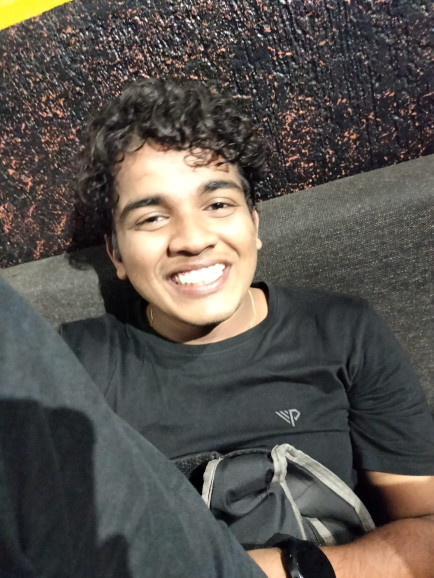
#> input picture aa55650a-e3c0-4ea2-8a16-3bc48cf83291.jpeg, 867 x 1156 px (shown at 1/2 size)
$ jupyter execute 'image processing.ipynb'
#> lines starting #> are read from the running program, lines starting #| are printed output that depends on the picture
[cell 1]
import numpy as np
import cv2
import matplotlib.pyplot as plt

[cell 2]
#pip install opencv-python

[cell 3]
image =cv2.imread("aa55650a-e3c0-4ea2-8a16-3bc48cf83291.jpeg")
#> image is the input picture: shape (1156, 867, 3); mean B, G, R 78.1, 83, 87.4

[cell 4]
plt.imshow(image)

[cell 5]
image.shape
#> Out = (1156, 867, 3)

[cell 6]
image_gray=cv2.cvtColor(image,cv2.COLOR_BGR2GRAY)
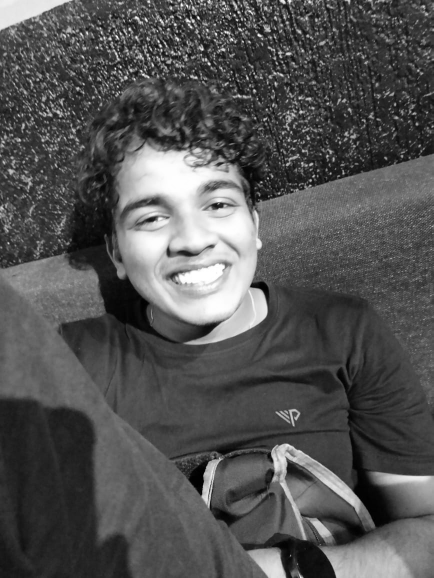
#> image_gray: shape (1156, 867) (shown at 1/2 size); min 0, max 255, mean 83.7

[cell 7]
plt.imshow(image_gray)

[cell 8]
image_gray.shape
#> Out = (1156, 867)

[cell 9]
plt.imshow(image[:,:,0])
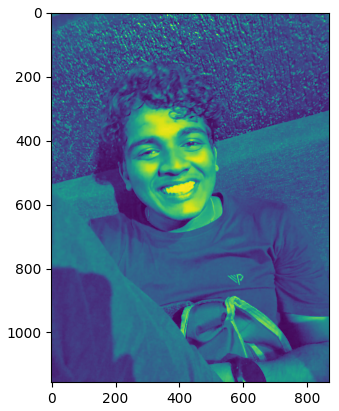
#> figure drawn by matplotlib, 1 panel

[cell 10]
blue_img=np.zeros(image.shape)

[cell 11]
blue_img[:,:,0] = image[:,:,0]
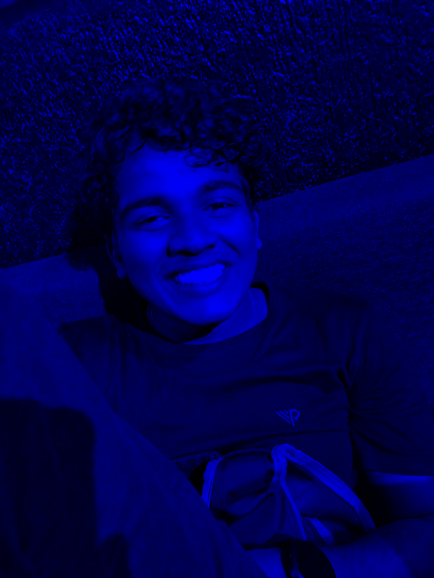
#> blue_img: shape (1156, 867, 3) float64 (shown at 1/2 size); mean B, G, R 78.1, 0, 0

[cell 12]
plt.imshow(blue_img)
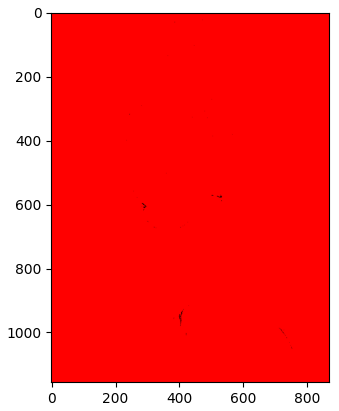
#> figure drawn by matplotlib, 1 panel; B, G, R data is drawn as R, G, B

[cell 13]
img_resized = cv2.resize(image,(100,100))
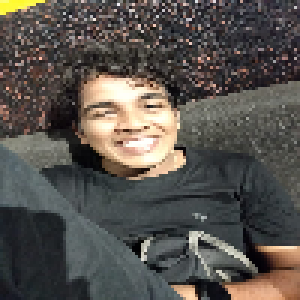
#> img_resized: shape (100, 100, 3) (shown 3 times larger); mean B, G, R 78.2, 83.1, 87.5
plt.imshow(img_resized)
